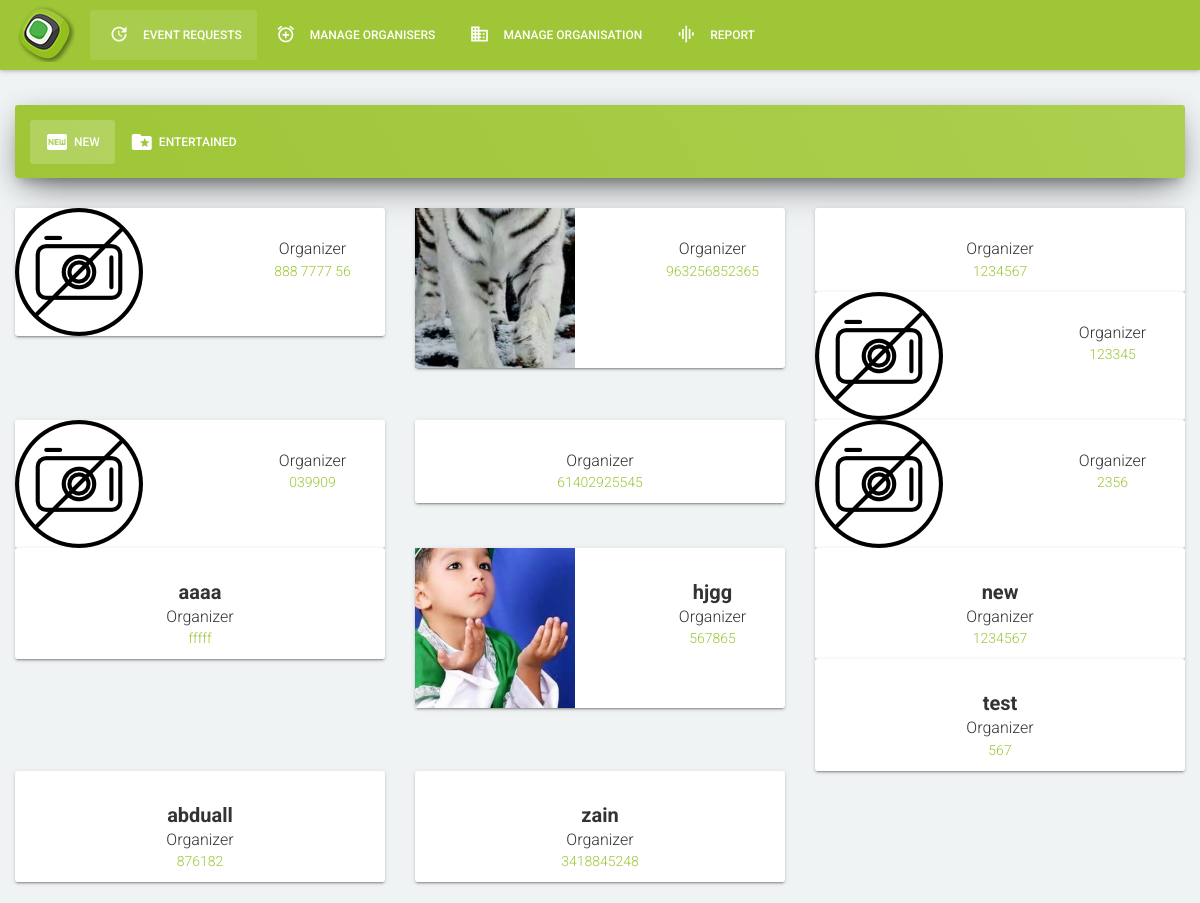
The app's page /Admin_Panel/index.php/event/get_entertained_organiser with its own data.
### tables this page shows
CREATE TABLE `user_organization` (
  `id` int(10) NOT NULL,
  `user_id` int(10) NOT NULL,
  `organization_id` int(10) NOT NULL
);

CREATE TABLE `user` (
  `user_id` int(10) NOT NULL,
  `first_name` varchar(25) NOT NULL,
  `last_name` varchar(25) NOT NULL,
  `user_name` varchar(50) NOT NULL,
  `password` varchar(50) NOT NULL,
  `utype` enum('Guest','Admin','Organizer') NOT NULL,
  `email` varchar(50) NOT NULL,
  `profession` varchar(100) NOT NULL,
  `address` text NOT NULL,
  `phone` varchar(20) NOT NULL,
  `registered_dt` text NOT NULL,
  `pwd_request_dt` text NOT NULL,
  `photo` varchar(150) NOT NULL,
  `is_pwd_requested` enum('True','False') NOT NULL,
  `platform` enum('IOS','ANDROID') NOT NULL,
  `admin_id` int(10) NOT NULL,
  `status` enum('Approved','Pending') NOT NULL,
  `device_id` text NOT NULL,
  `last_login_dt` text NOT NULL,
  `login_status` enum('Active','Inactive') NOT NULL,
  `user_cpd_hrs` int(10) NOT NULL,
  `user_registration` enum('Normal','Manual') NOT NULL
);

### Admin_Panel/application/controllers/event.php (called while the page is built, shortened)
<?php
class Event extends CI_Controller{
public function get_entertained_organiser(){
	$userID=1;
	$status="Approved";
	$this->load->model('eventmodel4');
	$data['result']=$this->eventmodel4->admin_pending_organisers($userID,$status);
	$this->load->helper('html');
		$this->load->view('admin_common/admin_header');
		$this->load->view('admin_common/admin_navigation');
	$this->load->view('admin_manage_organisers',$data);
	$this->load->view('admin_common/admin_footer');
	$this->load->view('admin_common/user_modalid');
}
}

### Admin_Panel/index.php (called while the page is built, shortened)
<?php
require_once BASEPATH.'core/CodeIgniter.php';

### Admin_Panel/application/models/eventmodel4.php (called while the page is built, shortened)
<?php
class Eventmodel4 extends CI_Model{
	public function admin_pending_organisers($userID,$status){
		$strQuery = "SELECT * FROM User u
		LEFT OUTER JOIN User_Organization uo ON u.user_id = uo.user_id
		LEFT OUTER JOIN Organization o ON o.organization_id = uo.organization_id WHERE u.`status`='".$status."' AND u.uType='Organizer'";
		 $result= ($this->db->query($strQuery)->result());
				 return $result;
	}
}

### Admin_Panel/application/views/admin_manage_organisers.php (the view, shortened to what this page needs)
<section id="content">
       <div class="container-fluid">
         <div class="row">
           <div class="col-md-12">
             <div class="card card-nav-tabs card-plain">
               <div class="header header-primary">
                 <div class="nav-tabs-navigation">
                   <div class="nav-tabs-wrapper">
                     <ul data-tabs="tabs" class="nav nav-tabs">
                       <li class="active"><a href="<?php echo base_url()?>event/get_pending_organiser"><i class="material-icons">fiber_new</i>New</a></li>
                       <li><a href="<?php echo base_url()?>event/get_entertained_organiser"><i class="material-icons">folder_special</i>Entertained</a></li>
                     </ul>
                   </div>
                 </div>
               </div>
               <div class="content">
                 <div class="tab-content text-center">
                   <div id="new" class="tab-pane active">
                     <div class="row">
                      <?php if(($result)!=""): ?>
         <?php foreach($result as $user): ?>
                       <div class="col-md-4">
                         <div id="<?php echo  $user->user_id?>" class="card profile-card user-abc"><a href="#user-details" data-toggle="modal">
                          <?php if ($user->photo):?>
                <div class="user-image"><img class="img-responsive" alt="" src="<?=base_url()?><?=$user->photo?>">
               <?php else:?>
                 <div class="user-image"><img class="img-responsive" alt="" src="<?=base_url()?>pictures/NoImage.png">
                 <?php endif; ?>
                            </div>
                             <div class="user-info">
                               <div class="info-box">
                                 <div class="user-details">
                                   <h3><?php echo $user->first_name?></h3>
                                   <h4><?php echo $user->utype?></h4>
                                   <p><?php echo $user->phone?></p>
                                 </div>
                               </div>
                               </div>
                           </div></a>
                       </div>
                        <?php endforeach;?>
           <?php else:?>
             <div class="user-image"><img class="img-responsive" alt="" src="<?=base_url()?>pictures/no_event_found.png"></div>
           <?php endif;?>
                     </div>
                   </div>
                   </div>
                 </div>
               </div>
             </div>
           </div>
         </div>
     </section>

### Admin_Panel/application/views/admin_common/admin_header.php (shortened to what this page needs)
<!DOCTYPE html>
<html lang="en">
  <head>
    <link rel="stylesheet" href="<?=base_url('admin_assessts/css/bootstrap.min.css');?>">
    <link rel="stylesheet" href="<?=base_url('admin_assessts/css/material-kit.css');?>">
    <link rel="stylesheet" href="<?=base_url('admin_assessts/css/jquery.dropdown.css');?>">
    <link rel="stylesheet" href="<?=base_url('admin_assessts/css/styles.css');?>">
  </head>

### Admin_Panel/application/views/admin_common/admin_navigation.php (shortened to what this page needs)
<main id="content-wrapper">
 <header>
       <nav role="navigation" class="navbar navbar-default">
         <div class="navbar-header">
           <a href="#" class="navbar-brand"><?php echo img(array('src'=>'admin_assessts/img/logo.png', 'alt'=> '','class'=>'img-responsive')); ?></a>
         </div>
         <div class="collapse navbar-collapse navbar-ex1-collapse">
           <ul class="nav navbar-nav">
             <li class="active"><a href="<?php echo base_url()?>event"><span class="icon"><i class="material-icons">update</i></span>Event Requests</a></li>
             <li><a href="<?php echo base_url()?>event/get_pending_organiser"><span class="icon"><i class="material-icons">add_alarm</i></span>Manage Organisers</a></li>
             <li><a href="<?php echo base_url()?>event/get_organization"><span class="icon"><i class="material-icons">business</i></span>Manage Organisation</a></li>
             <li><a href="<?php echo base_url()?>event/get_organisers"><span class="icon"><i class="material-icons">graphic_eq</i></span>Report</a></li>
           </ul>
         </div>
       </nav>
     </header>

### Admin_Panel/application/views/admin_common/admin_footer.php (shortened to what this page needs)
 </main>
  </body>
</html>

### Admin_Panel/admin_assessts/css/styles.css (style rules this page uses)
#content-wrapper { -webkit-transform: translateX(0px); -moz-transform: translateX(0px); -ms-transform: translateX(0px); -o-transform: translateX(0px); transform: translateX(0px); -webkit-transition: all 0.5s; -moz-transition: all 0.5s; transition: all 0.5s; }
.navbar-default { box-shadow: 0 0 5px rgba(51, 51, 51, 0.5); border-radius: 0; border: none; }
.navbar-default .navbar-brand img { margin-top: -15px; }
.navbar-default .navbar-nav li a .icon { margin-right: 10px; }
a { text-decoration: none; color: #9ec636; }
a h1, a h2, a h3, a h4 { color: #333333; }
.profile-card .user-image { width: 200px; float: left; margin-right: 25px; }
.profile-card .user-details { padding-top: 30px; }
.profile-card .user-details h3 { font-size: 20px; font-weight: 700; }
.profile-card .user-details h4 { font-size: 16px; }
.profile-card .user-details h3, .profile-card .user-details h4 { margin: 0; }

### records on screen
user_organization: user.utype "Organizer", user.phone "888 7777 56"
user_organization: user.photo (picture), user.utype "Organizer", user.phone "963256852365"
user_organization: user.utype "Organizer", user.phone "1234567"
user_organization: user.utype "Organizer", user.phone "123345"
user_organization: user.utype "Organizer", user.phone "039909"
user_organization: user.utype "Organizer", user.phone "61402925545"
user_organization: user.utype "Organizer", user.phone "2356"
user_organization: user.first_name "aaaa", user.utype "Organizer", user.phone "fffff"
user_organization: user.photo (picture), user.first_name "hjgg", user.utype "Organizer", user.phone "567865"
user_organization: user.first_name "new", user.utype "Organizer", user.phone "1234567"
user_organization: user.first_name "test", user.utype "Organizer", user.phone "567"
user_organization: user.first_name "abduall", user.utype "Organizer", user.phone "876182"
user_organization: user.first_name "zain", user.utype "Organizer", user.phone "3418845248"
